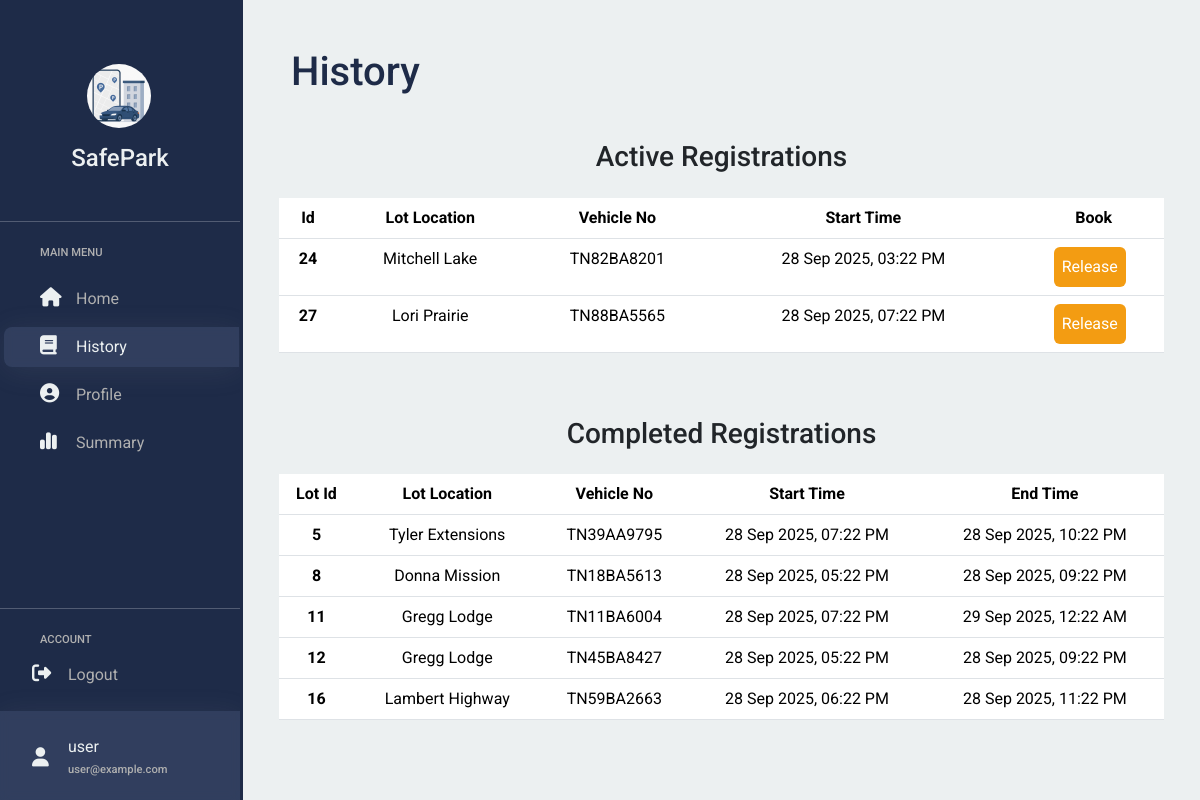
The page /user/user/history (signed in) on the database its author committed.
### models/model.py (models this page shows)
class User(db.Model, UserMixin):
    __tablename__ = 'user'
    id = db.Column(db.Integer, primary_key=True,autoincrement=True)
    name=db.Column(db.String(150))
    email=db.Column(db.String(150),nullable=False,unique=True)
    address=db.Column(db.String(150))
    username = db.Column(db.String(150), nullable=False, unique=True)
    password = db.Column(db.String(150),nullable=False)
    role = db.Column(db.String(50), default='user')
    pin_code=db.Column(db.Integer,nullable=False)
    reservation=db.relationship('Reservation',backref=db.backref('user',lazy=True))

class Reservation(db.Model):
   __tablename__='reservation'
   id = db.Column(db.Integer, primary_key=True,autoincrement=True)
   spot_id=db.Column(db.String(100),db.ForeignKey('parking_spot.id'),nullable=False)
   lot_id=db.Column(db.Integer,db.ForeignKey('parking_lot.id'),nullable=False)
   customer_id=db.Column(db.Integer,db.ForeignKey('user.id'),nullable=False)
   vehicle_no=db.Column(db.String(10),nullable=False)
   start_time=db.Column(db.DateTime(timezone=True),nullable=False,default=lambda:datetime.now(ZoneInfo("Asia/Kolkata")))
   end_time=db.Column(db.DateTime(timezone=True))
   price_earned=db.Column(db.Integer,default=0)
   status=db.Column(db.String(20),default='occupied')

class Parking_lot(db.Model):
   __tablename__ = 'parking_lot'
   id = db.Column(db.Integer, primary_key=True,autoincrement=True)
   lot_location=db.Column(db.String(150),nullable=False)
   address=db.Column(db.String(150))
   pin_code=db.Column(db.Integer,nullable=False)
   price=db.Column(db.Integer,nullable=False)
   max_spots=db.Column(db.Integer,nullable=False)
   total_price=db.Column(db.Integer,nullable=False,default=0)
   reservation=db.relationship('Reservation',backref=db.backref('lots',lazy=True))

### controllers/login_controller.py (the view, shortened to what this page needs)
@main.route('/<role>/<username>/history',methods=['GET','POST'])
@login_required
def history(role,username):
    if current_user.role=="user":
        print('hello')
        from datetime import datetime
        user=User.query.filter_by(username=username).first()
        reservation=Reservation.query.filter_by(customer_id=user.id).all()
        dict={}
        for i in reservation:
            list=[]
            start_date=i.start_time.strftime("%d-%m-%Y")
            start_time=i.start_time.strftime("%I:%M %p")
            list.append(start_date)
            list.append(start_time)
            lot=Parking_lot.query.filter_by(id=i.lot_id).first()
            list.append(lot)
            dict[i.id]=list
        return render_template('user/history.html',reservation=reservation,dict=dict)
    return redirect(url_for('main.dashboard',username=current_user.username,role=current_user.role))

### app.py (called while the page is built)
@login_manager.user_loader
def load_user(user_id):
    return User.query.get(int(user_id))

### templates/user/history.html (shortened to what this page needs)
{% extends "base/main_base.html" %}
{% block title %}
{% block title2 %}History{% endblock %}{% endblock %}
{% block side %}
<a href="{{url_for('main.dashboard',role=current_user.role, username=current_user.username)}}">
  <div class="ps-sm-3 my-1 ps-lg-4 ps-4 p-2 row inactive">
    <div class="col-1"><i class="fa-solid icon fa-house"></i></div>
    <div class="ps-4 col-6 d-sm-none d-lg-block grey">Home</div>
  </div>
</a>
<a href="{{url_for('main.history',role=current_user.role, username=current_user.username)}}">
  <div class="ps-sm-3 my-1 ps-lg-4 ps-4 p-2 row active">
    <div class="col-1"><i class="fa-solid icon fa-book"></i></div>
    <div class="ps-4 col-6 d-sm-none d-lg-block light">History</div>
  </div>
</a>
<a href="{{url_for('main.profile',role=current_user.role, username=current_user.username)}}">
  <div class="ps-sm-3 my-1 ps-lg-4 ps-4 p-2 row inactive">
    <div class="col-1"><i class="fa-solid icon fa-circle-user"></i></div>
    <div class="ps-4 col-6 d-sm-none d-lg-block grey ">Profile</div>
  </div>
</a>
<a href="{{url_for('main.summary',role=current_user.role, username=current_user.username)}}">
  <div class="ps-sm-3 my-1 ps-lg-4 ps-4 p-2 row inactive">
    <div class="col-1"><i class="fa-solid icon fa-chart-simple"></i></div>
    <div class="ps-4 col-6 d-sm-none d-lg-block grey ">Summary</div>
  </div>
</a>
{% endblock %}
{% block mainblock %}
<h3 class="p-3">Active Registrations</h3>
  <div class="container text-center">
    <table class="table table-hover">
      <thead>
        <tr>
          <th scope="col">Id</th>
          <th scope="col">Lot Location</th>
          <th scope="col">Vehicle No</th>
          <th scope="col">Start Time</th>
          <th scope="col" class="ps-3 me-3">Book</th>
        </tr>
      </thead>
      <tbody>{% for lot in reservation %}
        {% if lot.status=="occupied" %}
        <tr>
          <th scope="row">{{lot.id}}</th>
          <td>{{dict[lot.id][2].lot_location}}</td>
          <td>{{lot.vehicle_no}}</td>
          <td>{{lot.start_time.strftime('%d %b %Y, %I:%M %p') }}</td>
        <td><a class="btn btn-warning p-2" href="{{url_for('main.release',role=current_user.role, username=current_user.username,reservation_id=lot.id)}}" role="button">Release</a></td>
        </tr> {% endif %}
        {% endfor %}
      </tbody></table>
        <h3 class="p-3 pt-5">Completed Registrations</h3>
    <table class="table table-hover">
      <thead>
        <tr>
          <th scope="col">Lot Id</th>
          <th scope="col">Lot Location</th>
          <th scope="col">Vehicle No</th>
          <th scope="col">Start Time</th>
          <th scope="col">End Time</th>
        </tr>
      </thead>
      <tbody>{% for lot in reservation %}
        {% if lot.status=="released" %}
        <tr>
          <th scope="row">{{lot.id}}</th>
          <td>{{dict[lot.id][2].lot_location}}</td>
          <td>{{lot.vehicle_no}}</td>
          <td>{{lot.start_time.strftime('%d %b %Y, %I:%M %p') }}</td>
          <td>{{lot.end_time.strftime('%d %b %Y, %I:%M %p') }}</td>
        </tr> {% endif %}
        {% endfor %}
      </tbody></table></div>
{% endblock %}

### templates/base/main_base.html (shortened to what this page needs)
{% extends "base/base.html" %} {% block head_extra %}
<link rel="stylesheet" href="{{ url_for('static', filename='css/dashboard.css') }}" />
{% endblock %} {% block body %}
<div class="d-flex p-0 bg container-fluid">
  <div class="d-none d-sm-block side">
    <nav class="navbar p-0 h-100">
      <div class="bg p-0 h-100 side d-flex flex-column">
        <div class="p-0 pt-lg-5 p-lg-4 pt-sm-3 d-flex align-self-center">
          <a href="{{url_for('main.dashboard',role=current_user.role, username=current_user.username)}}">
            <div class="p-lg-3 align-self-center">
              <img src="/static/images/icon.png" class="icon-img" />
            </div>
            <div class="p-0  pb-2 light">
              <h4 class="d-sm-none d-lg-block">SafePark</h4>
            </div>
          </a>
        </div>
        <hr class="d-sm-block my-2 light">
        <div class="ps-3  pt-sm-3 pt-lg-2  d-flex flex-column">
          <h6 class="ps-4 p-2 d-sm-none d-lg-block">MAIN MENU</h6>
          {% block side %}{% endblock %}
        </div>
        <div class="mt-auto pb-0">
          <hr class="light" />
          <div class="p-3 p-sm-0 ps-sm-3 pb-sm-3 pt-0">
            <h6 class="ps-4 p-2 pb-0 d-sm-none d-lg-block">ACCOUNT</h6>
            <a href="{{url_for('main.login')}}">
              <div class="ps-sm-3 ps-4 p-2 row inactive logout">
                <div class="col-1">
                  <i class="fa-solid icon fa-right-from-bracket"></i>
                </div>
                <div class="ps-4 col-6 light grey d-sm-none d-lg-block">Logout</div>
              </div>
            </a>
          </div>
          <div class="p-3 pb-2 my-0 footer">
            <a href="{{url_for('main.profile',role=current_user.role, username=current_user.username)}}">
              <div class="ps-4 p-2 ps-sm-3  row d-flex align-items-center">
                <div class="col-1"><i class="fa-solid icon fa-user"></i></div>
                <div class="ps-4 col-6 d-sm-none d-lg-block light">
                  <div class="">{{current_user.username}}</div>
                  <div class="pt-1">
                    <h6>{{current_user.email}}</h6>
                  </div>
                </div>
              </div>
            </a>
          </div>
        </div>
      </div>
    </nav>
  </div>
  <div class="col-8 flex-grow-1 light-bg main">
    <div data-bs-spy="scroll" data-bs-target="#navbar-example3" data-bs-smooth-scroll="true" class="scrollspy-example-2"
      tabindex="0">
      <div>
        <h1 class="dark pt-lg-2 ps-4 pb-sm-1 my-4 pb-3"><div class="ps-4 pt-3">{% block title2 %}{% endblock %}</div></h1>
      </div>
<div class="ps-4 text-center pe-4">
        {% block mainblock %}{% endblock %}
      </div>
    </div>
  </div>
</div>
{% endblock %}

### static/css/dashboard.css (style rules this page uses)
:root { --dark-main:#1E2B48; --bg:#ECF0F1; --light-main: #ffffff; --grey:rgb(176, 176, 176); --border-radius:0.3rem; --orange:#f39c12; --text:"Roboto",sans-serif; }
* { font-family: var(--text); }
a { text-decoration: none; }
.light { color:var(--bg); }
.dark { color:var(--dark-main) }
.icon-img { height:4rem; width:4rem; border-radius: 50%; }
.light-bg { background: var(--bg); }
.bg { background: var(--dark-main); width:100%; }
.icon { font-size: 1.2rem; color: var(--bg); }
.btn { border:none; width:4.5rem; }
.main { min-height:100vh; z-index: 1; position: relative; margin-top: 70px; }
h6 { font-size: 0.7rem; color: var(--grey); }
.side { width:243px; }
.active,.inactive { width:105%; border-top-left-radius: 8px; border-bottom-left-radius: 8px; }
.btn-warning { color:white; background: var(--orange); }
.grey { color:var(--grey); }
.btn-warning { background: var(--orange); }
.active,.footer { background: rgba(78, 94, 127, 0.4); box-shadow: 0 4px 30px rgba(180, 180, 180, 0.1); backdrop-filter: blur(5px); -webkit-backdrop-filter: blur(5px); }
@media (min-width: 991.98px) { .main { margin-top: 0px; } }
@media (min-width: 991.98px) { .side nav.navbar { position: fixed; top: 0; bottom: 0; left: 0; width: 240px; z-index: 1030; background-color: var(--dark-main); overflow-y: auto; } }

### rows shown on the page
User: username "user", email "user@example.com"
Reservation: id "24", vehicle_no "TN82BA8201", start_time "28 Sep 2025, 03:22 PM"
Parking_lot: lot_location "Mitchell Lake"
Reservation: id "27", vehicle_no "TN88BA5565", start_time "28 Sep 2025, 07:22 PM"
Parking_lot: lot_location "Lori Prairie"
Reservation: id "5", vehicle_no "TN39AA9795", start_time "28 Sep 2025, 07:22 PM", end_time "28 Sep 2025, 10:22 PM"
Parking_lot: lot_location "Tyler Extensions"
Reservation: id "8", vehicle_no "TN18BA5613", start_time "28 Sep 2025, 05:22 PM", end_time "28 Sep 2025, 09:22 PM"
Parking_lot: lot_location "Donna Mission"
Reservation: id "11", vehicle_no "TN11BA6004", start_time "28 Sep 2025, 07:22 PM", end_time "29 Sep 2025, 12:22 AM"
Parking_lot: lot_location "Gregg Lodge"
Reservation: id "12", vehicle_no "TN45BA8427", start_time "28 Sep 2025, 05:22 PM", end_time "28 Sep 2025, 09:22 PM"
Reservation: id "16", vehicle_no "TN59BA2663", start_time "28 Sep 2025, 06:22 PM", end_time "28 Sep 2025, 11:22 PM"
Parking_lot: lot_location "Lambert Highway"
